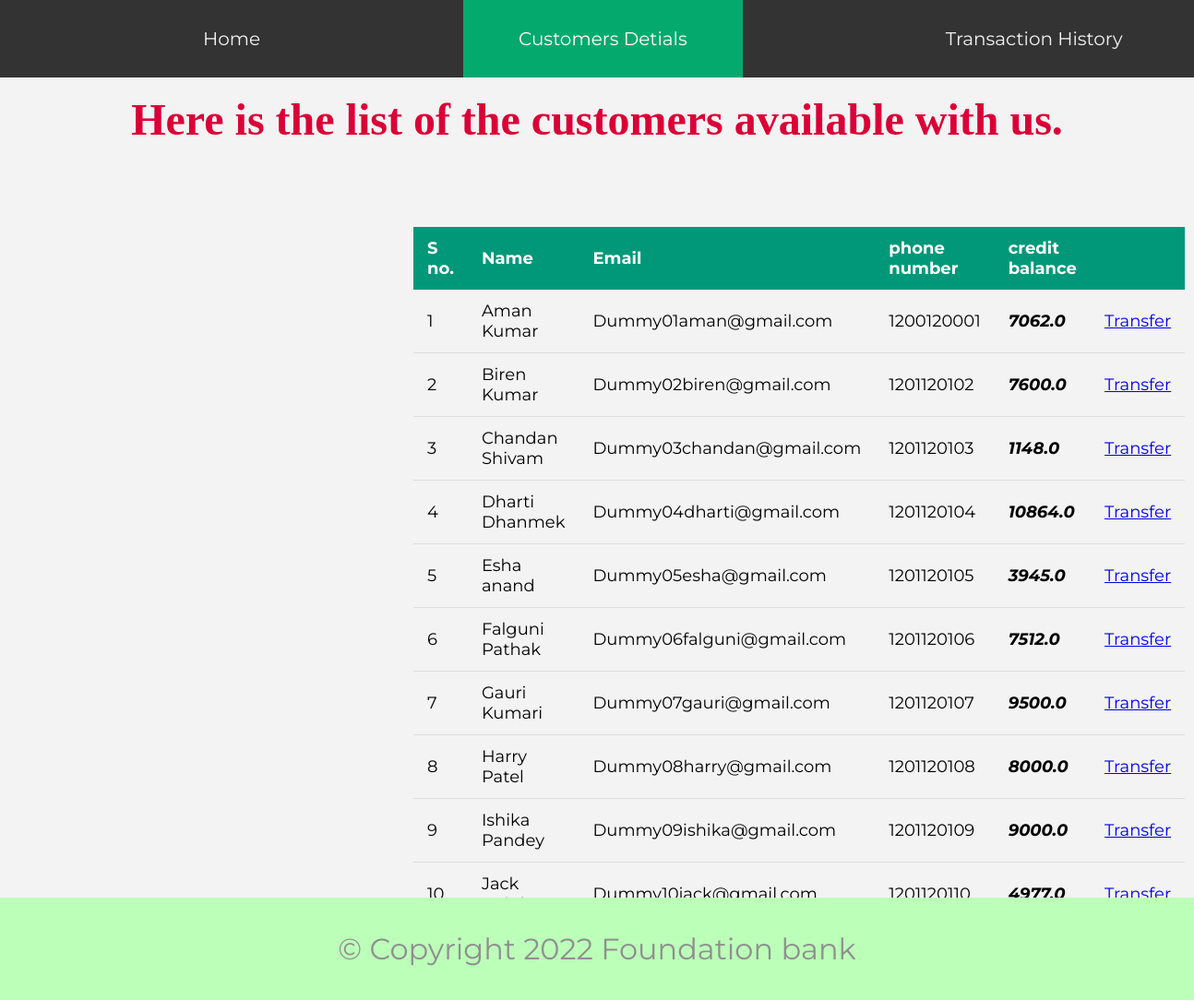
The page /customers on the database as committed earlier.
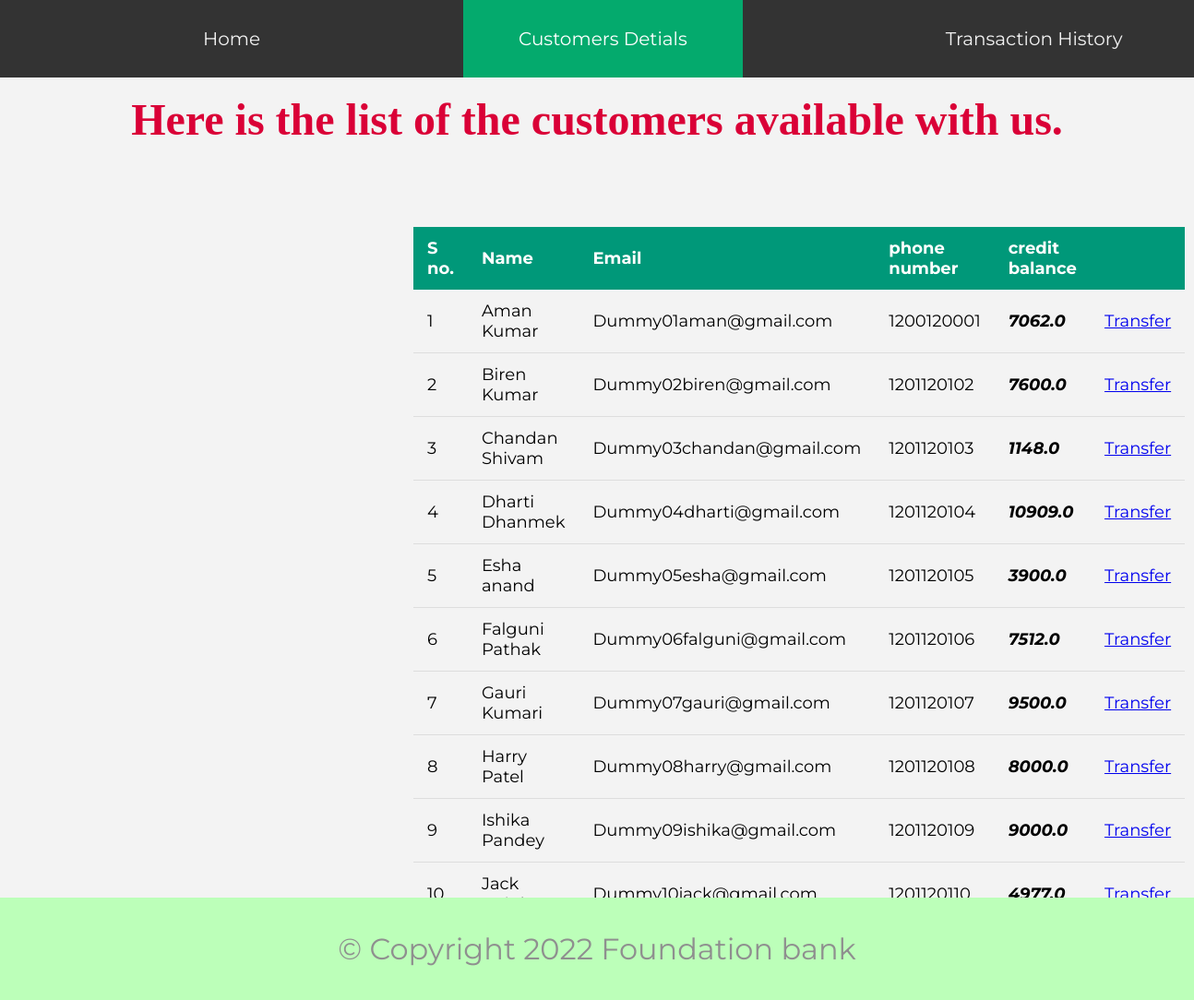
The same page on the database as committed later.
### bankapp/models.py (models this page shows, shortened)
class Customers(models.Model):
    name=models.CharField(max_length=50)
    email=models.EmailField(max_length=50)
    phone=models.IntegerField(unique=True)
    credits=models.FloatField()

### bankapp/views.py (the view)
# urls.py: path('customers',views.customers,name='customers'),
def customers(request):
    data=Customers.objects.all()
    return render(request, 'customers.html',{"messages":data})

### templates/customers.html (shortened to what this page needs)
<!DOCTYPE html>
{% load static %}
<html lang="en">
<head>
    <link rel="stylesheet" href="{% static 'css/style.css' %}">
</head>
<body bgcolor="#f3f3f3">
    <div class="topnav" id="myTopnav">
        <a href ="/" >Home</a>
        <a href="/customers" class="active">Customers Detials</a>
        <a href="/this">Transaction History</a>
        </div>
    <h2>Here is the list of the customers available with us.</h2>
    <table class="content-table">
        <thead>
            <tr>
                <th>S no.</th>
                <th>Name</th>
                <th>Email</th>
                <th>phone number</th>
                <th >credit balance</th>
                <th>  </th>
            </tr>
        </thead>
        <tbody>
            {% for i in messages  %}
            <tr>
                <td> {{i.id}}</td>
                <td>{{i.name}}</td>
                <td>{{i.email}}</td>
                <td>{{i.phone}}</td>
                <td ><em><b>{{i.credits}}</b></em></td>
                <td><a href="{% url 'transaction' %}?data={{i.name}}?{{i.credits}}">Transfer</a></td>
            </tr>
            {% endfor %}
        </tbody>
    </table>
    <div class="footer">
        <p class="remove">
        © Copyright 2022 Foundation bank
        </p>
        </div>
</body>
</html>

Rows that differ between the two databases and show on the page:
changed Customers "Dharti Dhanmek": credits "10864.0" → "10909.0"
changed Customers "Esha anand": credits "3945.0" → "3900.0"
